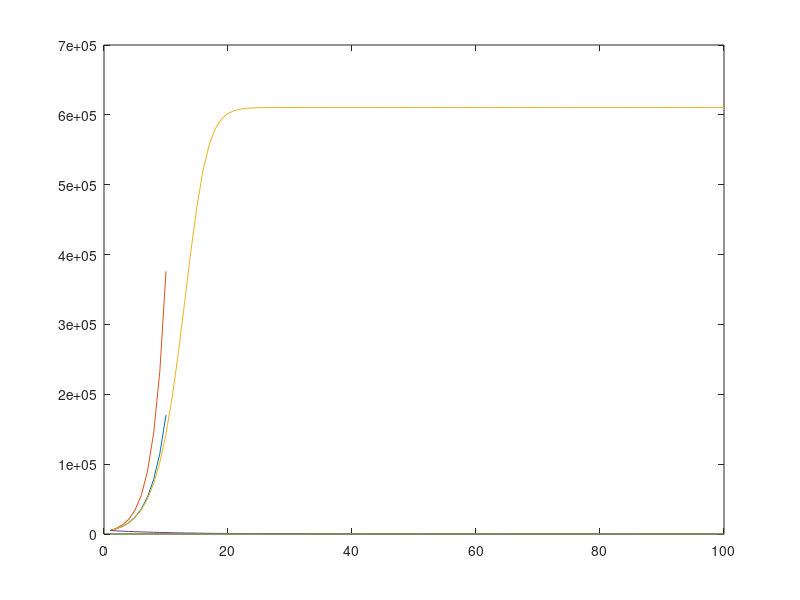

This chart was generated by the following MATLAB code: (Note: this script raises an error after producing the figure.)
clearvars
clc
close all
%%
% Analytical and numerical solution wild boars
N(1) = 5*10^3;
r = 0.48;
dt = 1;
totTime = 10;
time = dt:dt:totTime;
tic
for t = 2:numel(time)
        dN = ((r*N(t-1))*dt);
        N(t) = N(t-1)+dN;
end
toc
Popan(1) = N(1);
Popan(1,2:numel(time)) = N(1)*exp(r*time(1,1:numel(time)-1));
figure
plot(time,N)
hold on
plot(time,Popan)
%%
% Carrying capicity wild boars numerically
clearvars
clc
close all
area = 30528
density = 20
K = density * area
r = 0.48 
N(1) = 5000
dt = 1
totTime = 100
time = dt:dt:totTime
for t = 2:numel(time)
    dN = r*((K-N(t-1))/K)*N(t-1)
    N(t) = N(t-1)+dN
end
plot(time,N)
%%
% analytical solution carrying capacity 
clearvars
clc
close all
area = 30528
density = 20
K = density * area
r = 0.48 
N(1) = 5000
dt = 1
totTime = 100
time = dt:dt:totTime
Popan(1) = N(1)
Popan(1,2:numel(time)) = ((-K*N(1)*exp(r*time(1,1:numel(time)-1)))/(N(1)-K))/(1-(N(1)*exp(r*time(1,1:numel(time)-1)))/(N(1)-K))
%%
%Hunting
clearvars
clc
close all
N0=5000
r=0.48
hunting_effort=0.48+0.48*0.2 %%Stable population if this equals r
dt=1
N=[N0]
n=N0
totTime = 100
time = dt:dt:totTime
H = hunting_effort*N
Popan(1) = N0
for t = 2:numel(time)
  Popan(1,t) = Popan(1,t-1)+(r*Popan(1,t-1)-H)
  H = hunting_effort*Popan(1,t)
end
plot(time,Popan)

%%
%wolves
clearvars
clc
close all
r = 0.48
c = 0.01
d = 0.24
e = 0.005
Nboars = 100
Nwolves = 25
tijd = 1:100
for t = 1:99
    N = Nboars(t)*(1+r)-c*Nwolves(t)*Nboars(t);
    W = Nwolves(t)*(1-d)+e*Nwolves(t)*N
    Nboars = [Nboars,N]
    Nwolves = [Nwolves, W]
    
end
plot(tijd, Nboars)
analytical_error=e*Nboars-d*log(Nboars)-r*log(Nwolves)+c*Nwolves
%%
%Matlab solver
clearvars
clc
close all
r = 0.48;
c = 0.01;
d = 0.24;
e = 0.005;
W = 25
y0 = [0 100]
timeperiod = [0 100]
[t,y] = ode45(@(t,y)odefnc(t,y,r,c,W), timeperiod, initial)

% https://www.youtube.com/watch?v=5r1zFz5CB2w link info method + https://www.youtube.com/watch?v=nTRNrvJmixw
